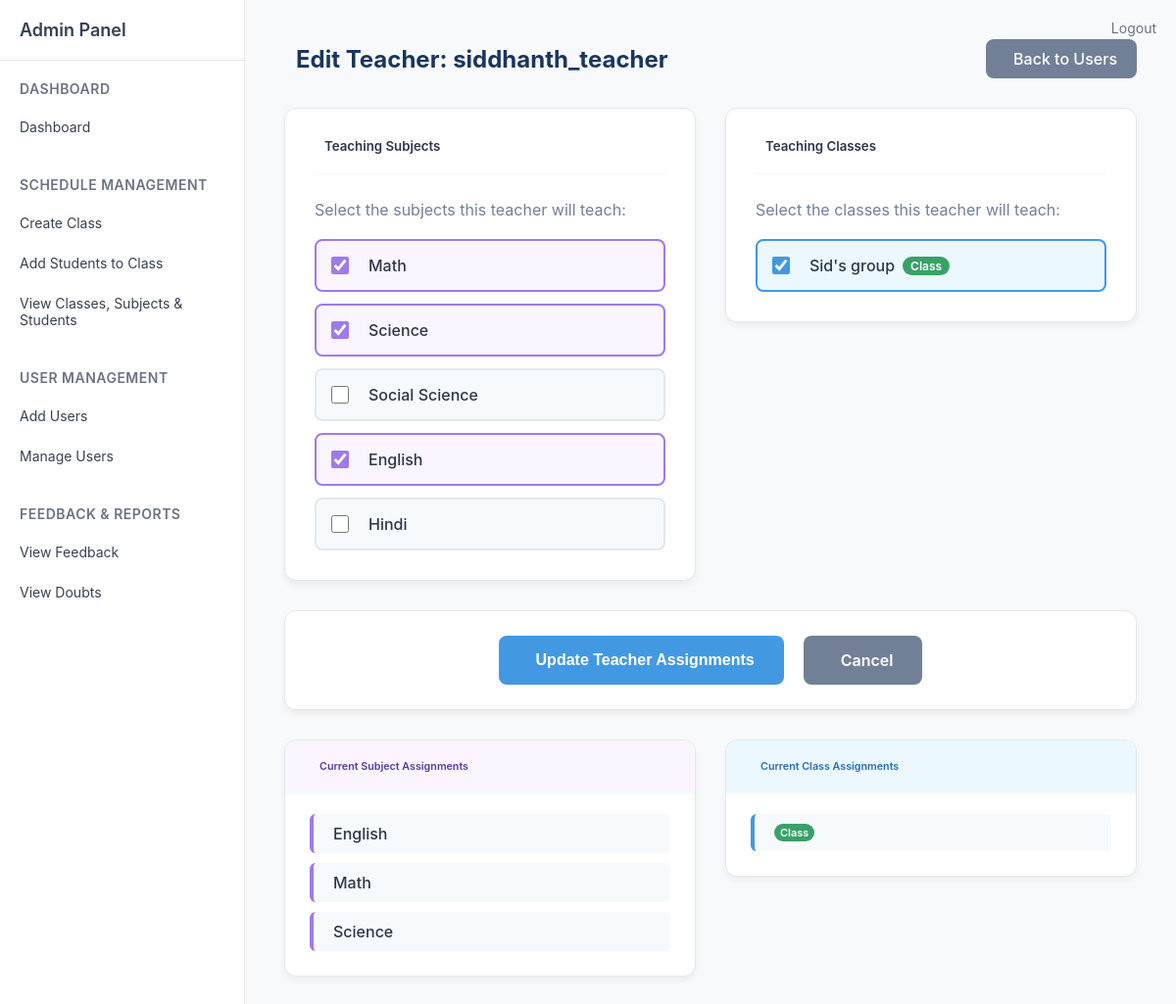
/admin/edit_teacher/6 (signed in), run on the app's committed database.
### tables this page shows
CREATE TABLE users (
            id INTEGER PRIMARY KEY AUTOINCREMENT,
            username TEXT UNIQUE NOT NULL,
            password TEXT NOT NULL,
            role TEXT NOT NULL DEFAULT 'student',
            email TEXT,
            name TEXT,
            phone TEXT,
            address TEXT,
            created_by INTEGER,
            created_on DATETIME DEFAULT CURRENT_TIMESTAMP,
            updated_by INTEGER,
            updated_on DATETIME,
            FOREIGN KEY (created_by) REFERENCES users(id)
        );

CREATE TABLE classes (
            id INTEGER PRIMARY KEY AUTOINCREMENT,
            name TEXT NOT NULL,
            type TEXT DEFAULT 'regular',
            description TEXT,
            grade_level TEXT,
            section TEXT,
            schedule_days TEXT,
            schedule_time_start TEXT,
            schedule_time_end TEXT,
            schedule_pdf_path TEXT,
            room_number TEXT,
            max_students INTEGER DEFAULT 30,
            status TEXT DEFAULT 'active',
            created_by INTEGER,
            created_on DATETIME DEFAULT CURRENT_TIMESTAMP,
            updated_by INTEGER,
            updated_on DATETIME,
            FOREIGN KEY (created_by) REFERENCES users(id),
            FOREIGN KEY (updated_by) REFERENCES users(id)
        );

CREATE TABLE teacher_subjects (
            id INTEGER PRIMARY KEY AUTOINCREMENT,
            teacher_id INTEGER NOT NULL,
            subject_name TEXT NOT NULL,
            assigned_by INTEGER,
            assigned_on DATETIME DEFAULT CURRENT_TIMESTAMP,
            FOREIGN KEY (teacher_id) REFERENCES users(id),
            FOREIGN KEY (assigned_by) REFERENCES users(id),
            UNIQUE(teacher_id, subject_name)
        );

### routes/admin.py (the view)
@admin_bp.route('/edit_teacher/<int:teacher_id>')
def edit_teacher(teacher_id):
    if 'role' not in session or session['role'] != 'admin':
        return redirect(url_for('auth.login'))
    conn = get_db()
    cur = conn.cursor()
    cur.execute('SELECT username FROM users WHERE id = ?', (teacher_id,))
    teacher = cur.fetchone()
    if not teacher:
        flash('Teacher not found!', 'error')
        return redirect(url_for('admin.manage_users'))
    cur.execute('SELECT id, name, type FROM classes WHERE status = "active" ORDER BY name')
    all_classes = cur.fetchall()
    cur.execute('''
        SELECT c.id, c.name, c.type
        FROM classes c
        JOIN teacher_class_map tcm ON c.id = tcm.class_id
        WHERE tcm.teacher_id = ?
        ORDER BY c.name
    ''', (teacher_id,))
    assigned_classes = cur.fetchall()
    available_subjects = ['Math', 'Science', 'Social Science', 'English', 'Hindi']
    cur.execute('SELECT subject_name FROM teacher_subjects WHERE teacher_id = ? ORDER BY subject_name', (teacher_id,))
    assigned_subjects_data = cur.fetchall()
    assigned_subjects = [row[0] for row in assigned_subjects_data]
    conn.close()
    return render_template('admin/edit_teacher.html',
                         teacher_id=teacher_id,
                         teacher_name=teacher[0],
                         all_classes=all_classes,
                         assigned_classes=[cls[0] for cls in assigned_classes],
                         available_subjects=available_subjects,
                         assigned_subjects=assigned_subjects)

### routes/admin.py (called while the page is built)
def get_db():
    return sqlite3.connect('users.db')

### templates/admin/edit_teacher.html (shortened to what this page needs)
{% extends 'admin/sidebar.html' %}
{% block content %}
<div style="display: flex; justify-content: space-between; align-items: center; margin-bottom: 30px;">
    <h2 style="color: #1a365d; font-weight: 700; margin: 0; display: flex; align-items: center; gap: 12px;">
        Edit Teacher: {{ teacher_name }}
    </h2>
    <a href="{{ url_for('admin.manage_users') }}"
       style="display: inline-flex; align-items: center; gap: 8px; padding: 10px 20px; background: #718096; color: white; text-decoration: none; border-radius: 8px; font-weight: 500; transition: all 0.2s ease; border: none;"
       onmouseover="this.style.background='#4a5568'"
       onmouseout="this.style.background='#718096'">
         Back to Users
    </a>
</div>
<form method="POST" id="editTeacherForm">
    <div style="display: grid; grid-template-columns: 1fr 1fr; gap: 30px; margin-bottom: 30px;">
        <div>
            <div style="background: white; border-radius: 12px; padding: 30px; box-shadow: 0 4px 6px rgba(0, 0, 0, 0.05); border: 1px solid #e2e8f0;">
                <div style="margin-bottom: 25px; padding-bottom: 20px; border-bottom: 2px solid #f7fafc;">
                    <h5 style="margin: 0; color: #2d3748; font-weight: 600; display: flex; align-items: center; gap: 10px;">
                        Teaching Subjects
                    </h5>
                </div>
                <div>
                    <p style="color: #718096; margin-bottom: 20px;">Select the subjects this teacher will teach:</p>
                    <div style="display: flex; flex-direction: column; gap: 12px;">
                        {% for subject in available_subjects %}
                        <label style="display: flex; align-items: center; gap: 12px; padding: 15px; border: 2px solid #e2e8f0; border-radius: 8px; cursor: pointer; transition: all 0.2s ease; background: #f7fafc;"
                               onmouseover="if (!this.querySelector('input').checked) this.style.borderColor='#9f7aea'; if (!this.querySelector('input').checked) this.style.background='#faf5ff'"
                               onmouseout="if (!this.querySelector('input').checked) this.style.borderColor='#e2e8f0'; if (!this.querySelector('input').checked) this.style.background='#f7fafc'">
                            <input type="checkbox"
                                   id="subject_{{ loop.index }}"
                                   name="subjects"
                                   value="{{ subject }}"
                                   {% if subject in assigned_subjects %}checked{% endif %}
                                   style="width: 18px; height: 18px; accent-color: #9f7aea;"
                                   onchange="if (this.checked) { this.parentElement.style.borderColor='#9f7aea'; this.parentElement.style.background='#faf5ff'; } else { this.parentElement.style.borderColor='#e2e8f0'; this.parentElement.style.background='#f7fafc'; }">
                            <span style="color: #2d3748; font-weight: 500; display: flex; align-items: center; gap: 8px;">
                                 {{ subject }}
                            </span>
                        </label>
                        {% endfor %}
                    </div>
                </div>
            </div>
        </div>
        <div>
            <div style="background: white; border-radius: 12px; padding: 30px; box-shadow: 0 4px 6px rgba(0, 0, 0, 0.05); border: 1px solid #e2e8f0;">
                <div style="margin-bottom: 25px; padding-bottom: 20px; border-bottom: 2px solid #f7fafc;">
                    <h5 style="margin: 0; color: #2d3748; font-weight: 600; display: flex; align-items: center; gap: 10px;">
                        Teaching Classes
                    </h5>
                </div>
                <div>
                    <p style="color: #718096; margin-bottom: 20px;">Select the classes this teacher will teach:</p>
                    <div style="display: flex; flex-direction: column; gap: 12px;">
                        {% for class_info in all_classes %}
                        <label style="display: flex; align-items: center; gap: 12px; padding: 15px; border: 2px solid #e2e8f0; border-radius: 8px; cursor: pointer; transition: all 0.2s ease; background: #f7fafc;"
                               onmouseover="if (!this.querySelector('input').checked) this.style.borderColor='#4299e1'; if (!this.querySelector('input').checked) this.style.background='#ebf8ff'"
                               onmouseout="if (!this.querySelector('input').checked) this.style.borderColor='#e2e8f0'; if (!this.querySelector('input').checked) this.style.background='#f7fafc'">
                            <input type="checkbox"
                                   id="class_{{ class_info[0] }}"
                                   name="classes"
                                   value="{{ class_info[0] }}"
                                   {% if class_info[0] in assigned_classes %}checked{% endif %}
                                   style="width: 18px; height: 18px; accent-color: #4299e1;"
                                   onchange="if (this.checked) { this.parentElement.style.borderColor='#4299e1'; this.parentElement.style.background='#ebf8ff'; } else { this.parentElement.style.borderColor='#e2e8f0'; this.parentElement.style.background='#f7fafc'; }">
                            <span style="color: #2d3748; font-weight: 500; display: flex; align-items: center; gap: 8px;">
                                {% if class_info[2] == 'session' %}
                                    <i class="bi bi-calendar-event" style="color: #4299e1;"></i> {{ class_info[1] }}
                                    <span style="background: #4299e1; color: white; padding: 2px 8px; border-radius: 12px; font-size: 12px; font-weight: 600;">Session</span>
                                {% else %}
                                     {{ class_info[1] }}
                                    <span style="background: #38a169; color: white; padding: 2px 8px; border-radius: 12px; font-size: 12px; font-weight: 600;">Class</span>
                                {% endif %}
                            </span>
                        </label>
                        {% endfor %}
                    </div>
                </div>
            </div>
        </div>
    </div>
    <div style="background: white; border-radius: 12px; padding: 25px; box-shadow: 0 4px 6px rgba(0, 0, 0, 0.05); border: 1px solid #e2e8f0; text-align: center; margin-bottom: 30px;">
        <div style="display: flex; justify-content: center; gap: 20px;">
            <button type="submit"
                    style="display: inline-flex; align-items: center; gap: 8px; padding: 15px 30px; background: #4299e1; color: white; border: none; border-radius: 8px; font-weight: 600; font-size: 16px; cursor: pointer; transition: all 0.2s ease;"
                    onmouseover="this.style.background='#3182ce'"
                    onmouseout="this.style.background='#4299e1'">
                 Update Teacher Assignments
            </button>
            <a href="{{ url_for('admin.manage_users') }}"
               style="display: inline-flex; align-items: center; gap: 8px; padding: 15px 30px; background: #718096; color: white; text-decoration: none; border-radius: 8px; font-weight: 600; font-size: 16px; transition: all 0.2s ease;"
               onmouseover="this.style.background='#4a5568'"
               onmouseout="this.style.background='#718096'">
                 Cancel
            </a>
        </div>
    </div>
</form>
<div style="display: grid; grid-template-columns: 1fr 1fr; gap: 30px;">
    <div>
        <div style="background: white; border-radius: 12px; padding: 25px; box-shadow: 0 4px 6px rgba(0, 0, 0, 0.05); border: 1px solid #e2e8f0;">
            <div style="margin-bottom: 20px; padding-bottom: 15px; border-bottom: 2px solid #f7fafc; background: #faf5ff; margin: -25px -25px 20px -25px; padding: 20px 25px; border-radius: 12px 12px 0 0;">
                <h6 style="margin: 0; color: #553c9a; font-weight: 600; display: flex; align-items: center; gap: 10px;">
                     Current Subject Assignments
                </h6>
            </div>
            <div>
                {% if assigned_subjects %}
                    <div style="display: flex; flex-direction: column; gap: 10px;">
                        {% for subject in assigned_subjects %}
                        <div style="display: flex; align-items: center; gap: 10px; padding: 10px; background: #f7fafc; border-radius: 6px; border-left: 4px solid #9f7aea;">
                            <span style="color: #2d3748; font-weight: 500;">{{ subject }}</span>
                        </div>
                        {% endfor %}
                    </div>
                {% else %}
                    <p style="color: #718096; margin: 0; text-align: center; padding: 20px;">No subjects assigned</p>
                {% endif %}
            </div>
        </div>
    </div>
    <div>
        <div style="background: white; border-radius: 12px; padding: 25px; box-shadow: 0 4px 6px rgba(0, 0, 0, 0.05); border: 1px solid #e2e8f0;">
            <div style="margin-bottom: 20px; padding-bottom: 15px; border-bottom: 2px solid #f7fafc; background: #ebf8ff; margin: -25px -25px 20px -25px; padding: 20px 25px; border-radius: 12px 12px 0 0;">
                <h6 style="margin: 0; color: #2b6cb0; font-weight: 600; display: flex; align-items: center; gap: 10px;">
                     Current Class Assignments
                </h6>
            </div>
            <div>
                {% if assigned_classes %}
                    <div style="display: flex; flex-direction: column; gap: 10px;">
                        {% for class_info in assigned_classes %}
                        <div style="display: flex; align-items: center; gap: 10px; padding: 10px; background: #f7fafc; border-radius: 6px; border-left: 4px solid #4299e1;">
                            <span style="color: #2d3748; font-weight: 500; display: flex; align-items: center; gap: 8px;">
                                {% if class_info[2] == 'session' %}
                                    {{ class_info[1] }}
                                    <span style="background: #4299e1; color: white; padding: 2px 6px; border-radius: 10px; font-size: 11px; font-weight: 600;">Session</span>
                                {% else %}
                                    <span style="background: #38a169; color: white; padding: 2px 6px; border-radius: 10px; font-size: 11px; font-weight: 600;">Class</span>
                                {% endif %}
                            </span>
                        </div>
                        {% endfor %}
                    </div>
                {% else %}
                    <p style="color: #718096; margin: 0; text-align: center; padding: 20px;">No classes assigned</p>
                {% endif %}
            </div>
        </div>
    </div>
</div>
{% endblock %}

### templates/admin/sidebar.html (style rules this page uses)
* { margin: 0; padding: 0; box-sizing: border-box; }
body { font-family: -apple-system, BlinkMacSystemFont, 'Segoe UI', Roboto, sans-serif; background-color: #f8f9fa; color: #333; }

### data on the page
users: username "siddhanth_teacher"
classes: classes "☑", name "Sid's group"
teacher_subjects: subject_name "English"
teacher_subjects: subject_name "Math"
teacher_subjects: subject_name "Science"

### other printed values
{{ subject }} "Math" "Science" "Social Science" "English" "Hindi"
